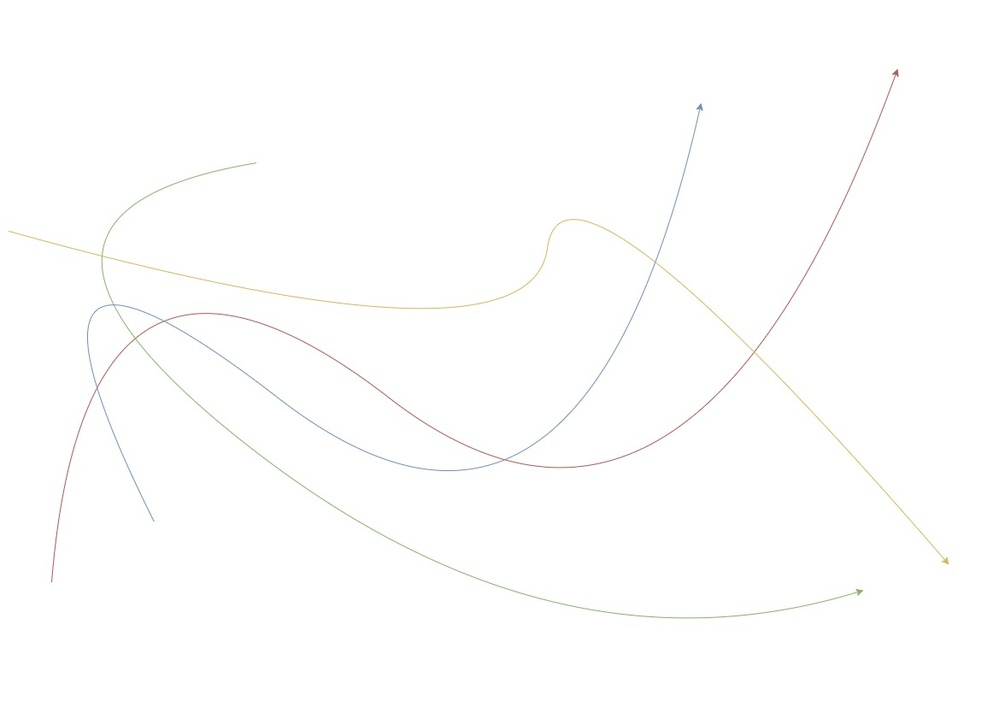
#> input picture test3.jpg, 999 x 707 px, shrunk from 1169 x 827 before the run
$ python color_detection_hsv_unique.py
#> lines starting #> are read from the running program, lines starting #| are printed output that depends on the picture; after the words box and inside, x2 and y2 are one past the last pixel; in counts of white or black regions, pixels touching at a corner belong together
import cv2
import numpy as np
import matplotlib.pyplot as plt
from collections import Counter


def detect_and_generate_color_masks(image_path, n_colors=5):
    # Read the image
#> called with image_path = 'test3.jpg', n_colors = 5
    image = cv2.imread(image_path)
#> image is the input picture: shape (707, 999, 3); mean B, G, R 254, 254.2, 254.2
    if image is None:
        print("Error: Image not found!")
        return

    # Convert the image to HSV (Hue, Saturation, Value)
    image_hsv = cv2.cvtColor(image, cv2.COLOR_BGR2HSV)
#> image_hsv: shape (707, 999, 3); mean H, S, V 7, 0.6, 254.4

    # Reshape the image to a 2D array of HSV values
    pixels = image_hsv.reshape(-1, 3)

    n_colors = 10

    # Reduce colors dynamically by rounding HSV values (color quantization)
    quantized_pixels = (
        np.round(pixels / 10) * 10
    )  # Reduce precision to group similar colors
    unique_colors, counts = np.unique(quantized_pixels, axis=0, return_counts=True)
#> unique_colors = 503 rows, first 8: [0, 0, 250], [0, 0, 260], [0, 10, 210], [0, 10, 220], [0, 10, 230], [0, 10, 240], [0, 10, 250], [0, 10, 260]; counts = 503 values, max 623210 at index 1, min 1 at index 28, mean 1404.2

    # Sort colors by frequency and select the top `n_colors`
    dominant_colors = unique_colors[np.argsort(-counts)][:n_colors]
#> dominant_colors = [[0, 0, 260], [30, 0, 260], [0, 0, 250], [90, 0, 260], [150, 0, 260], [30, 0, 250], [40, 0, 260], [80, 0, 260], [20, 0, 260], [50, 0, 260]]

    # Create masks and isolated images for each dominant color
    for i, color in enumerate(dominant_colors):
        # Define HSV range for the current color
        lower_bound = np.clip(color - 10, 0, 255)
        upper_bound = np.clip(color + 10, 0, 255)
        print(color, lower_bound, upper_bound)
        # Create a mask for the current color
        mask = cv2.inRange(image_hsv, lower_bound, upper_bound)

        # Apply the mask to the original image
        color_image = cv2.bitwise_and(image, image, mask=mask)

        # Display the results
        plt.figure(figsize=(10, 5))
        plt.subplot(1, 2, 1)
        plt.imshow(mask, cmap="gray")
        plt.title(f"Mask for Color {i+1}")
        plt.subplot(1, 2, 2)
        plt.imshow(cv2.cvtColor(color_image, cv2.COLOR_BGR2RGB))
        plt.title(f"Extracted Color {i+1}")
        plt.show()
#> this loop made 10 passes
#> (color, lower_bound, upper_bound) on passes 1 to 10: ([0, 0, 260], [0, 0, 250], [10, 10, 255]), ([30, 0, 260], [20, 0, 250], [40, 10, 255]), ([0, 0, 250], [0, 0, 240], [10, 10, 255]), ([90, 0, 260], [80, 0, 250], [100, 10, 255]), ([150, 0, 260], [140, 0, 250], [160, 10, 255]), ([30, 0, 250], [20, 0, 240], [40, 10, 255]), ([40, 0, 260], [30, 0, 250], [50, 10, 255]), ([80, 0, 260], [70, 0, 250], [90, 10, 255]), ([20, 0, 260], [10, 0, 250], [30, 10, 255]), ([50, 0, 260], [40, 0, 250], [60, 10, 255])
#| [  0.   0. 260.] [  0.   0. 250.] [ 10.  10. 255.]
#| [ 30.   0. 260.] [ 20.   0. 250.] [ 40.  10. 255.]
#| [  0.   0. 250.] [  0.   0. 240.] [ 10.  10. 255.]
#| [ 90.   0. 260.] [ 80.   0. 250.] [100.  10. 255.]
#| [150.   0. 260.] [140.   0. 250.] [160.  10. 255.]
#| [ 30.   0. 250.] [ 20.   0. 240.] [ 40.  10. 255.]
#| [ 40.   0. 260.] [ 30.   0. 250.] [ 50.  10. 255.]
#| [ 80.   0. 260.] [ 70.   0. 250.] [ 90.  10. 255.]
#> (further printed lines are left out)
#> pass 1, in detect_and_generate_color_masks, `mask = cv2.inRange(image_hsv, lower_bound, upper_bound)`:
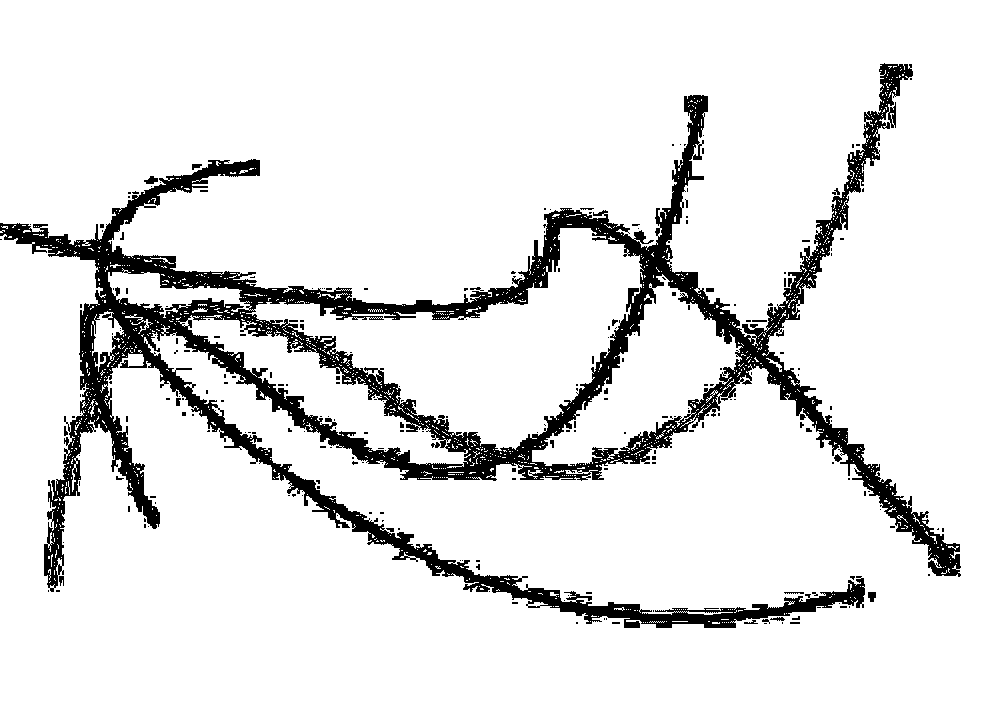
#> mask: shape (707, 999); 89.7% white; 244 black regions (216 under 20 px), largest, box (x1, y1, x2, y2) and area: (0, 63, 961, 628) 70369, (144, 176, 158, 184) 71, (868, 592, 876, 602) 64
#> pass 1, in detect_and_generate_color_masks, `plt.show()`:
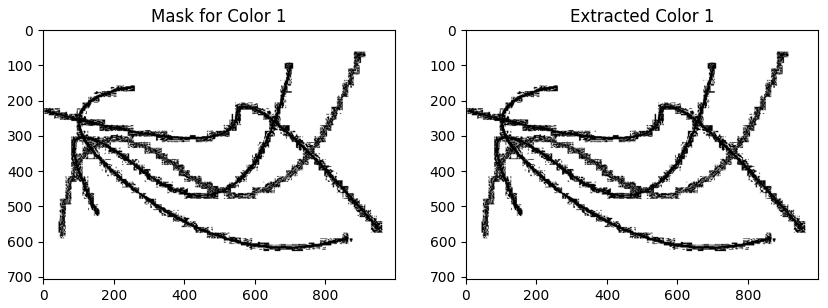
#> figure drawn by matplotlib, 2 panels
#> pass 2, in detect_and_generate_color_masks, `mask = cv2.inRange(image_hsv, lower_bound, upper_bound)`:
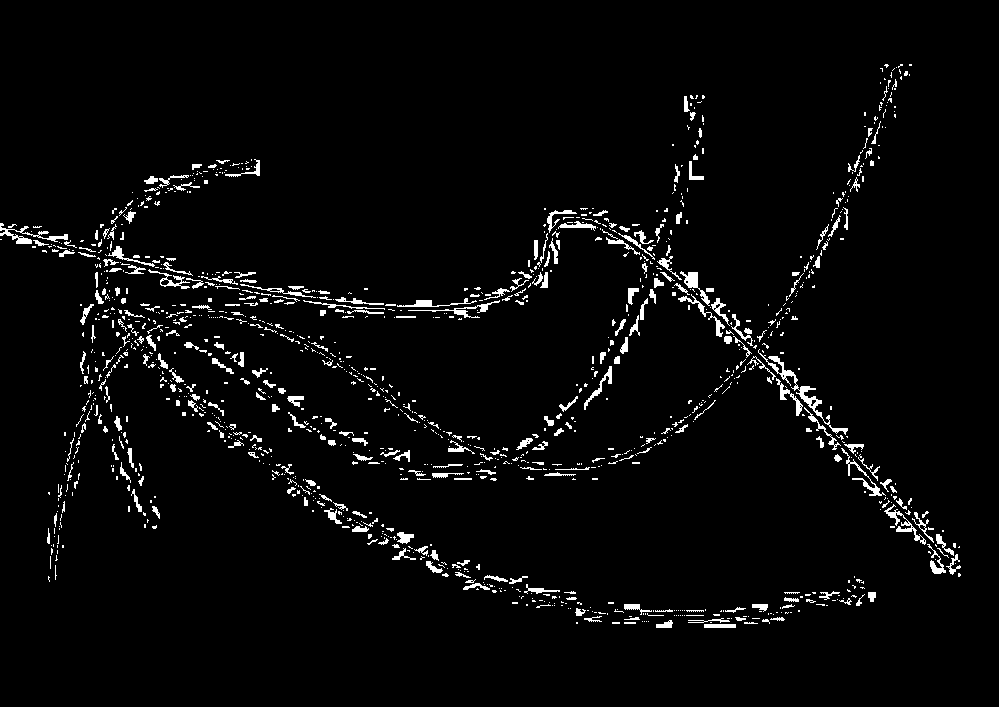
#> mask: shape (707, 999); 3.3% white in thin lines or dots, all inside (x1, y1, x2, y2) = (0, 64, 961, 628)
#> pass 2, in detect_and_generate_color_masks, `plt.show()`:
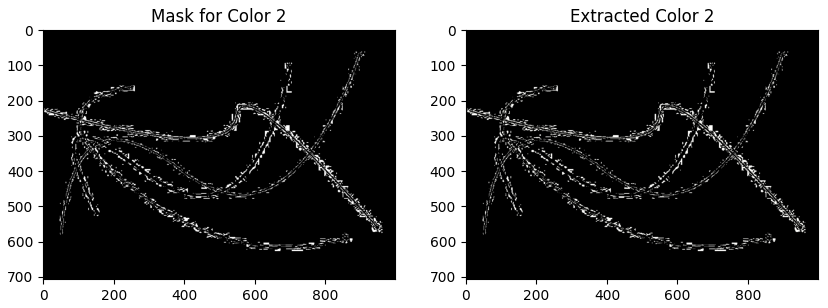
#> figure drawn by matplotlib, 2 panels
#> after the loop: color_image: shape (707, 999, 3); mean H, S, V 2.8, 2.8, 2.8


# Provide the image path
image_path = "test3.jpg"

# Detect and generate masks for the dominant colors in the image
detect_and_generate_color_masks(image_path, n_colors=5)

$ run again, with test2.jpg copied over test3.jpg
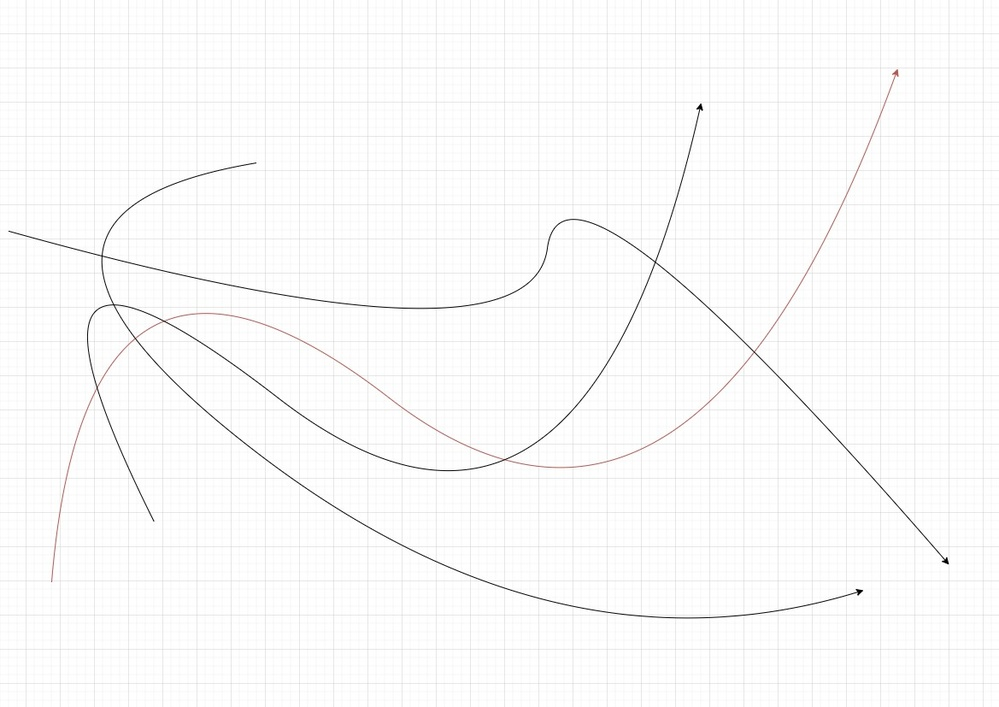
#> input picture test2.jpg, 999 x 707 px, shrunk from 1169 x 827 before the run
#> in detect_and_generate_color_masks, image is the input picture: shape (707, 999, 3); mean B, G, R 250.8, 250.8, 250.9
#> image_hsv: shape (707, 999, 3); mean H, S, V 2.6, 0.2, 250.9
#> unique_colors = 386 rows, first 8: [0, 0, 0], [0, 0, 10], [0, 0, 20], [0, 0, 30], [0, 0, 40], [0, 0, 50], [0, 0, 60], [0, 0, 70]; counts = 386 values, max 375834 at index 25, min 1 at index 27, mean 1829.8
#> dominant_colors = [[0, 0, 250], [0, 0, 260], [0, 0, 240], [0, 0, 230], [80, 0, 250], [90, 0, 260], [150, 0, 260], [160, 0, 250], [30, 0, 250], [80, 0, 260]]
#> the loop in detect_and_generate_color_masks, `for i, color in enumerate(dominant_colors):` made 10 passes
#> (color, lower_bound, upper_bound) on passes 1 to 8: ([0, 0, 250], [0, 0, 240], [10, 10, 255]), ([0, 0, 260], [0, 0, 250], [10, 10, 255]), ([0, 0, 240], [0, 0, 230], [10, 10, 250]), ([0, 0, 230], [0, 0, 220], [10, 10, 240]), ([80, 0, 250], [70, 0, 240], [90, 10, 255]), ([90, 0, 260], [80, 0, 250], [100, 10, 255]), ([150, 0, 260], [140, 0, 250], [160, 10, 255]), ([160, 0, 250], [150, 0, 240], [170, 10, 255])
#> (printed output is left out)
#> pass 1, in detect_and_generate_color_masks, `mask = cv2.inRange(image_hsv, lower_bound, upper_bound)`:
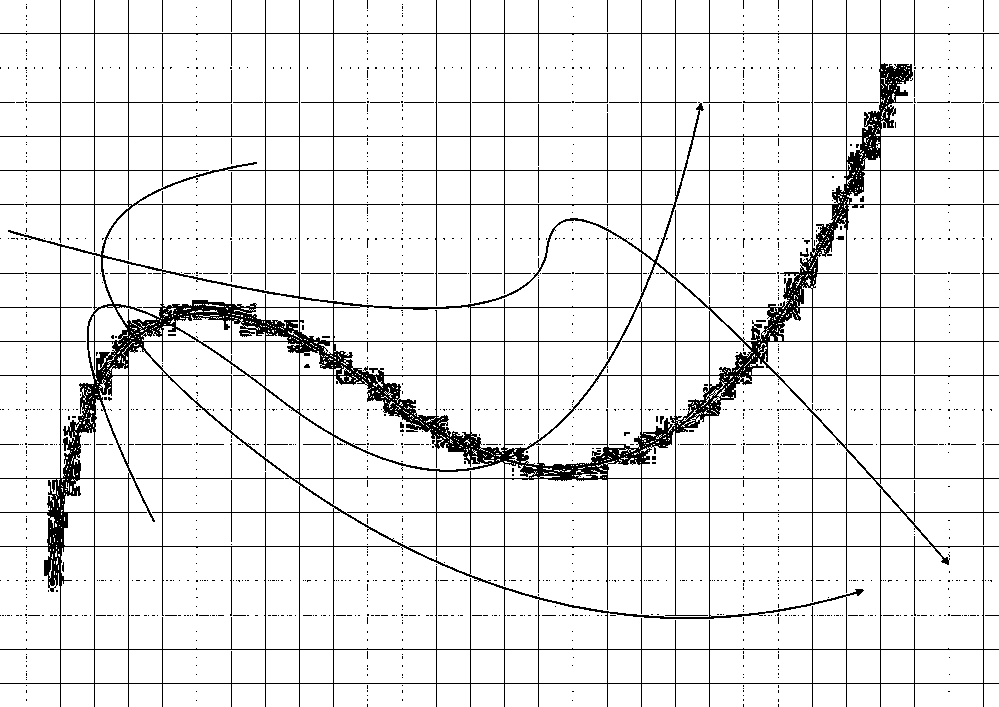
#> mask: shape (707, 999); 91.7% white; black in thin lines or dots
#> pass 2, in detect_and_generate_color_masks, `plt.show()`:
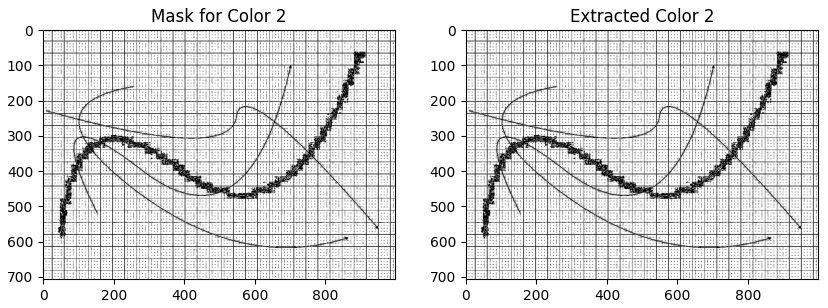
#> figure drawn by matplotlib, 2 panels
